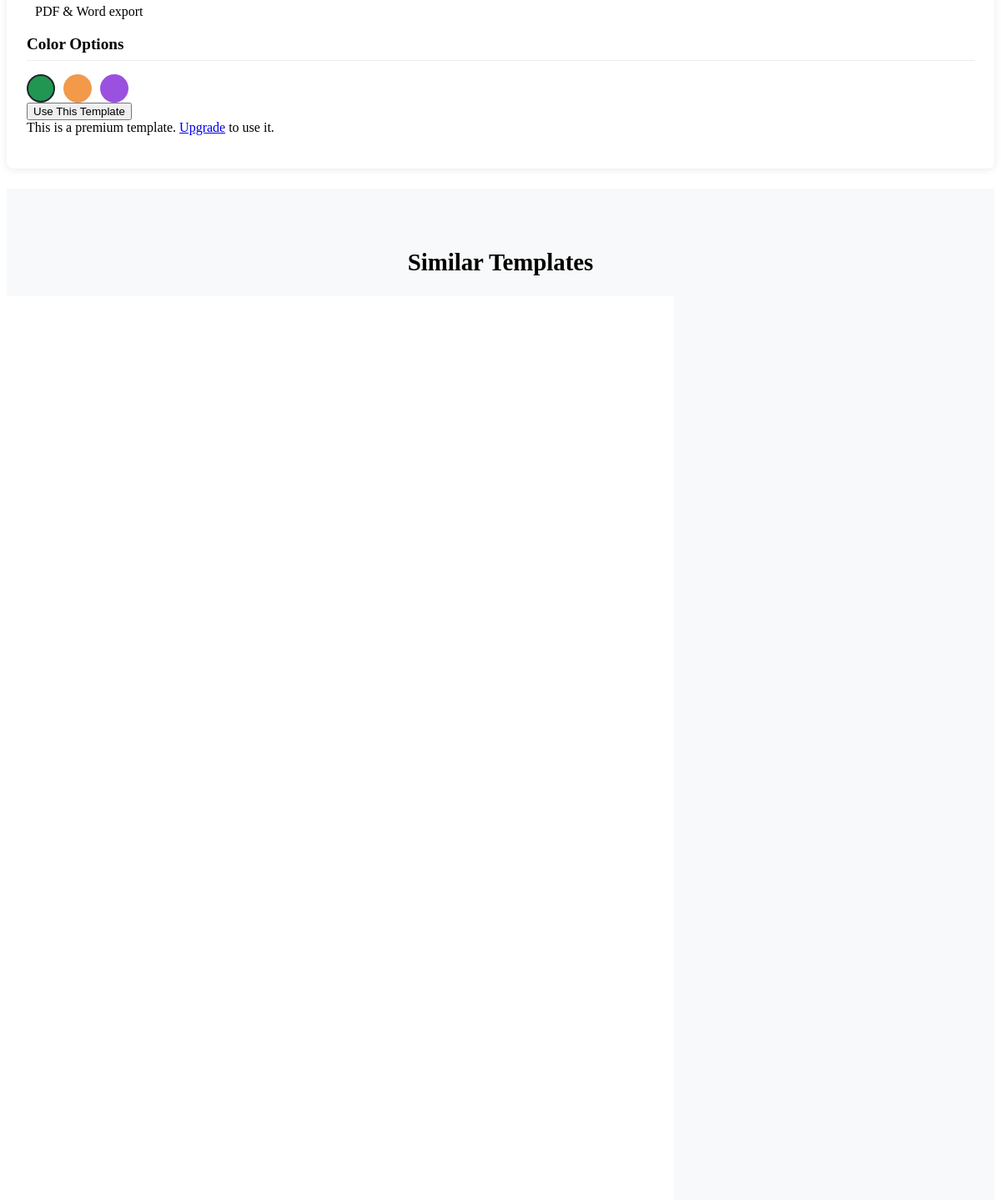
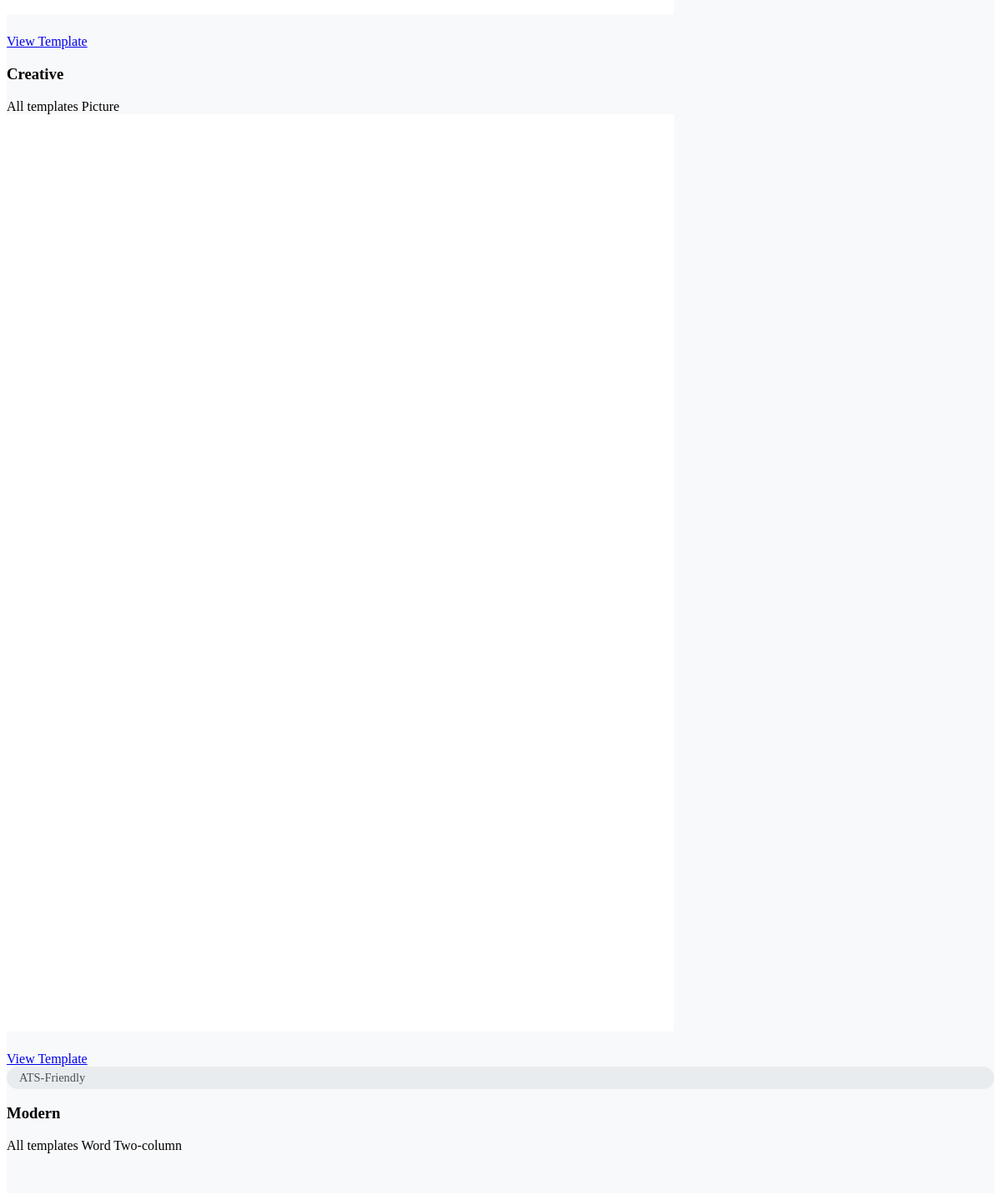
Before: /templates_app/contemporary/ (lower part) with the older database file (2 pictures, top to bottom).
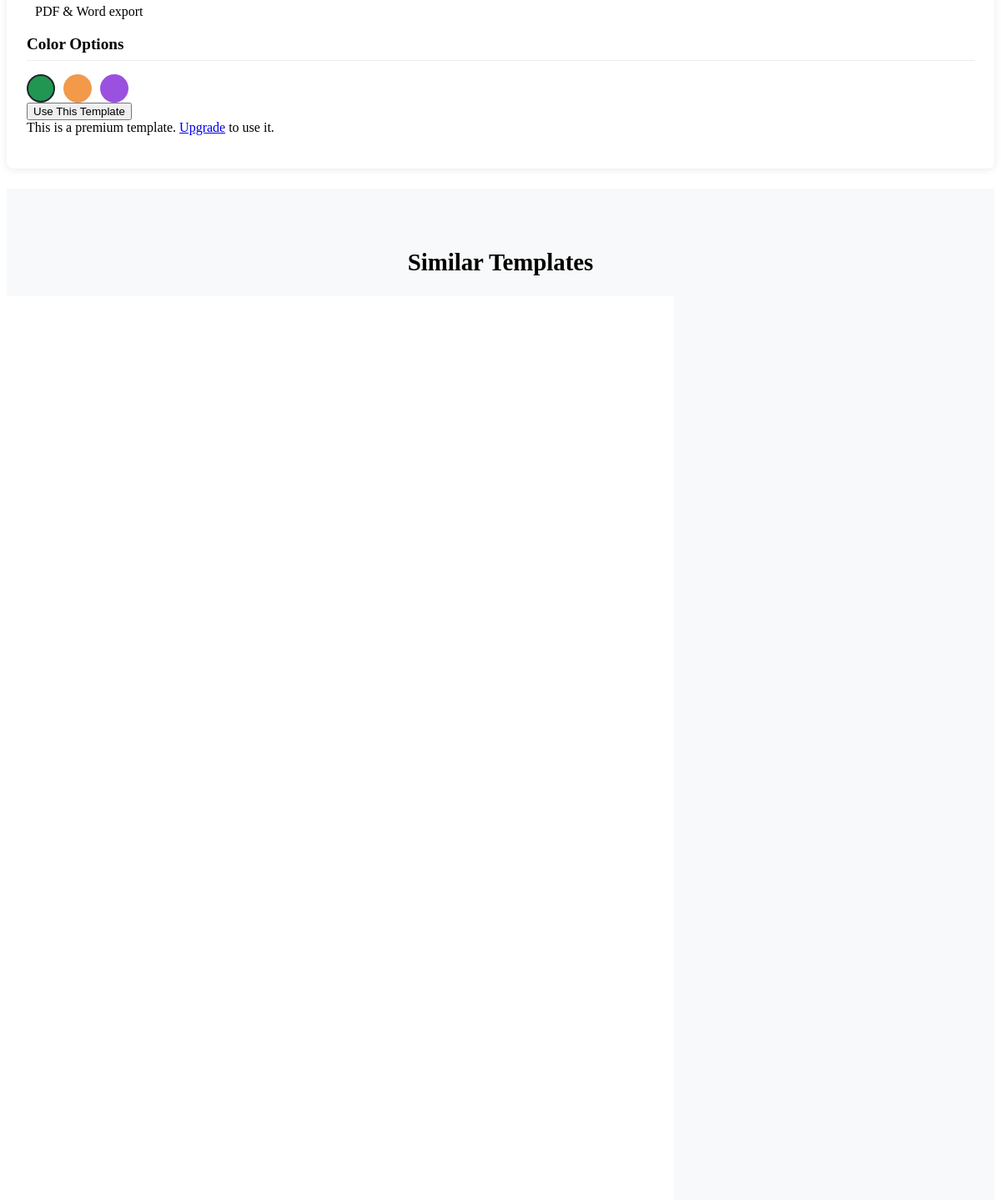
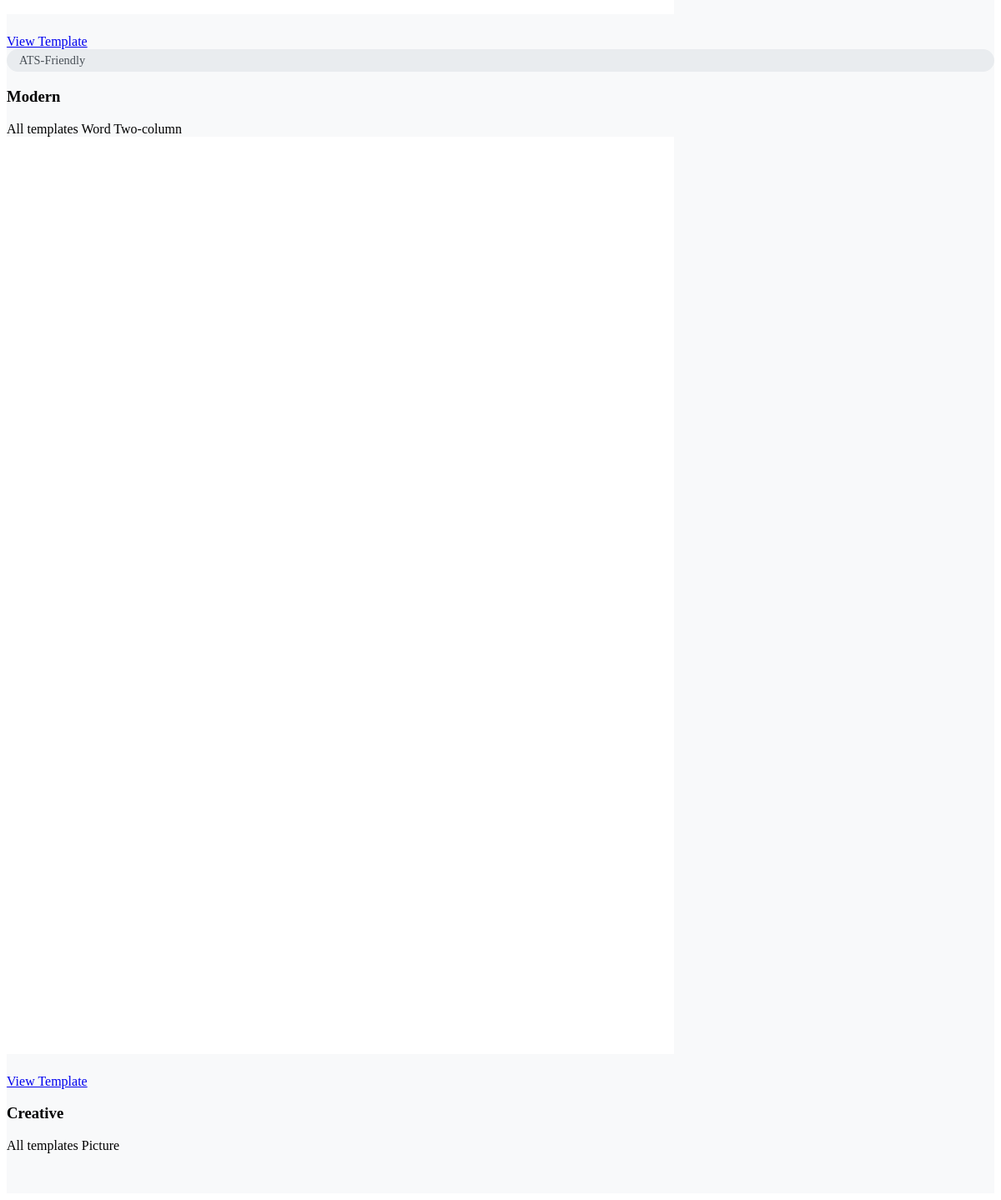
After: the same page with the newer database file (2 pictures, top to bottom).
### templates_app/models.py (models this page shows, shortened)
class ResumeTemplate(models.Model):
    STATUS_CHOICES = (
        ('draft', 'Draft'),
        ('published', 'Published'),
    )
    DIFFICULTY_CHOICES = [
        ('beginner', 'Beginner'),
        ('intermediate', 'Intermediate'),
        ('advanced', 'Advanced'),
    ]
    CATEGORY_CHOICES = (
        ('simple', 'Simple'),
        ('professional', 'Professional'),
        ('modern', 'Modern'),
        ('creative', 'Creative'),
    )
    STYLE_CHOICES = (
        ('executive', 'Executive'),
        ('corporate', 'Corporate'),
        ('classic', 'Classic'),
        ('minimalist', 'Minimalist'),
        ('elegant', 'Elegant'),
        ('bold', 'Bold'),
        ('modern-executive', 'Modern Executive'),
        ('two-column', 'Two Column'),
    )
    COLOR_CHOICES = (
        ('blue', 'Blue'),
        ('black', 'Black'),
        ('gray', 'Gray'),
        ('green', 'Green'),
        ('burgundy', 'Burgundy'),
        ('navy', 'Navy'),
    )
    is_active = models.BooleanField(default=True)
    user = models.ForeignKey(settings.AUTH_USER_MODEL, on_delete=models.CASCADE, related_name='resumes_users', blank=True, null=True)
    template = models.ForeignKey('ResumeTemplate', on_delete=models.SET_NULL, null=True, related_name='resume_template')
    title = models.CharField(max_length=100, null=True, blank=True)
    status = models.CharField(max_length=20, choices=STATUS_CHOICES, default='draft', blank=True, null=True)
    content = models.JSONField(default=dict)
    category = models.CharField(max_length=20, choices=CATEGORY_CHOICES, default='simple')
    style = models.CharField(max_length=20, choices=STYLE_CHOICES, default='classic')
    color = models.CharField(max_length=20, choices=COLOR_CHOICES, default='blue')
    popularity = models.IntegerField(default=0)  # For sorting by popularity
    created_at = models.DateTimeField(auto_now_add=True)
    name = models.CharField(max_length=100)
    slug = models.SlugField(unique=True)
    description = models.TextField()
    preview_image = ProcessedImageField(
        upload_to='template_previews',
        processors=[ResizeToFill(400, 600)],
        format='JPEG',
        options={'quality': 85},
        null=True,
        blank=True
    )
    def __init__(self, *args, **kwargs):
        super().__init__(*args, **kwargs)
        self.html_content = None
        self.css_content = None
    thumbnail = models.ImageField(upload_to='template_thumbnails/', blank=True)
    categories = models.ManyToManyField(TemplateCategory, related_name='templates')
    color_scheme = models.CharField(max_length=50, default='blue')  # Add a default value
    has_photo = models.BooleanField(default=True)
    is_ats_friendly = models.BooleanField(default=True)
    is_featured = models.BooleanField(default=False)
    is_premium = models.BooleanField(default=False)
    difficulty_level = models.CharField(max_length=20, choices=DIFFICULTY_CHOICES, default='beginner')
    html_structure = models.TextField(help_text="HTML structure with placeholders")
    css_template = models.TextField(help_text="CSS styles for the template")
    updated_at = models.DateTimeField(auto_now=True)
    class Meta:
        ordering = ['-is_featured', '-popularity', 'name']

class TemplateCategory(models.Model):
    name = models.CharField(max_length=50)
    slug = models.SlugField(unique=True)
    icon = models.CharField(max_length=50, help_text="Font Awesome icon class")
    description = models.TextField(blank=True)
    order = models.PositiveIntegerField(default=0)
    class Meta:
        verbose_name_plural = "Template Categories"
        ordering = ['order', 'name']

### templates_app/views.py (the view)
# urls.py: path('<slug:slug>/', views.TemplateDetailView.as_view(), name='template_detail'),
class TemplateDetailView(DetailView):
    model = ResumeTemplate
    template_name = 'templates_app/template_detail.html'
    context_object_name = 'template'
    def get_context_data(self, **kwargs):
        context = super().get_context_data(**kwargs)
        template = self.get_object()
        context['colors'] = template.colors.all()
        context['default_color'] = template.colors.filter(is_default=True).first()
        context['sections'] = template.sections.all()
        if self.request.user.is_authenticated:
            context['user_has_used'] = UserTemplateSelection.objects.filter(
                user=self.request.user,
                template=template
            ).exists()
        return context

### templates/templates_app/template_detail.html (shortened to what this page needs)
{% load static %}
{% block content %}
<section class="py-5">
  <div class="container">
    <div class="row">
      <div class="col-lg-4">
        <div class="template-info-card">
          <ul class="template-features">
            <li> PDF & Word export</li>
          </ul>
          <h3 class="mt-4">Color Options</h3>
          <form method="post" action="{% url 'templates_app:select_template' template.slug %}" id="template-form">
            <div class="color-options">
              {% for color in colors %}
              <div class="color-option {% if color.is_default %}active{% endif %}" style="background-color: {{ color.primary_color }}">
              </div>
              {% endfor %}
            </div>
            <div class="d-grid gap-2 mt-4">
              <button type="submit" class="btn btn-primary btn-lg">
                 Use This Template
              </button>
              {% if template.is_premium and not request.user.profile.has_premium_access %}
              <div class="alert alert-warning mt-3 mb-0">
                 This is a premium template. <a href="{% url 'templates_app:subscription_plans' %}">Upgrade</a> to use it.
              </div>
              {% endif %}
            </div>
          </form>
        </div>
      </div>
    </div>
  </div>
</section>
<section class="related-templates">
  <div class="container">
    <h2>Similar Templates</h2>
    <div class="row">
      {% for related in template.categories.first.templates.all|slice:":3" %}
      {% if related.id != template.id %}
      <div class="col-md-4">
        <div class="template-card">
          <div class="template-preview">
            <img src="{% if related.preview_image %}{{ related.preview_image.url }}{% else %}{% static 'images/template-placeholder.jpg' %}{% endif %}" alt="{{ related.name }} Template">
            <div class="template-overlay">
              <div class="template-actions">
                <a href="{% url 'templates_app:template_detail' related.slug %}" class="btn btn-primary">View Template</a>
              </div>
            </div>
            {% if related.is_ats_friendly %}
            <div class="template-badge">ATS-Friendly</div>
            {% endif %}
          </div>
          <div class="template-info">
            <h3 class="template-name">{{ related.name }}</h3>
            <div class="template-meta">
              <div class="template-categories">
                {% for category in related.categories.all %}
                <span class="template-category">{{ category.name }}</span>
                {% endfor %}
              </div>
            </div>
          </div>
        </div>
      </div>
      {% endif %}
      {% endfor %}
    </div>
  </div>
</section>
{% endblock %}

### templates/templates_app/template_detail.html (style rules this page uses)
.template-badge { background-color: #e9ecef; color: #495057; padding: 5px 15px; border-radius: 50px; font-size: 0.9rem; font-weight: 500; display: flex; align-items: center; }
.template-actions { margin-top: 1.5rem; }
.template-info-card { border-radius: 8px; box-shadow: 0 2px 10px rgba(0, 0, 0, 0.08); padding: 1.5rem; margin-bottom: 1.5rem; background-color: #fff; }
.template-info-card h3 { font-size: 1.2rem; font-weight: 600; margin-bottom: 1rem; padding-bottom: 0.5rem; border-bottom: 1px solid #e9ecef; }
.template-features { list-style: none; padding: 0; margin: 0; }
.template-features li { display: flex; align-items: center; margin-bottom: 0.8rem; }
.color-options { display: flex; flex-wrap: wrap; gap: 10px; margin-top: 1rem; }
.color-option { width: 30px; height: 30px; border-radius: 50%; cursor: pointer; transition: transform 0.2s ease; position: relative; border: 2px solid transparent; }
.color-option.active { border-color: #212529; }
.related-templates { padding: 3rem 0; background-color: #f8f9fa; }
.related-templates h2 { font-size: 1.8rem; font-weight: 700; margin-bottom: 1.5rem; text-align: center; }

Changed rows visible on the page:
changed ResumeTemplate "Modern": moves up the list
